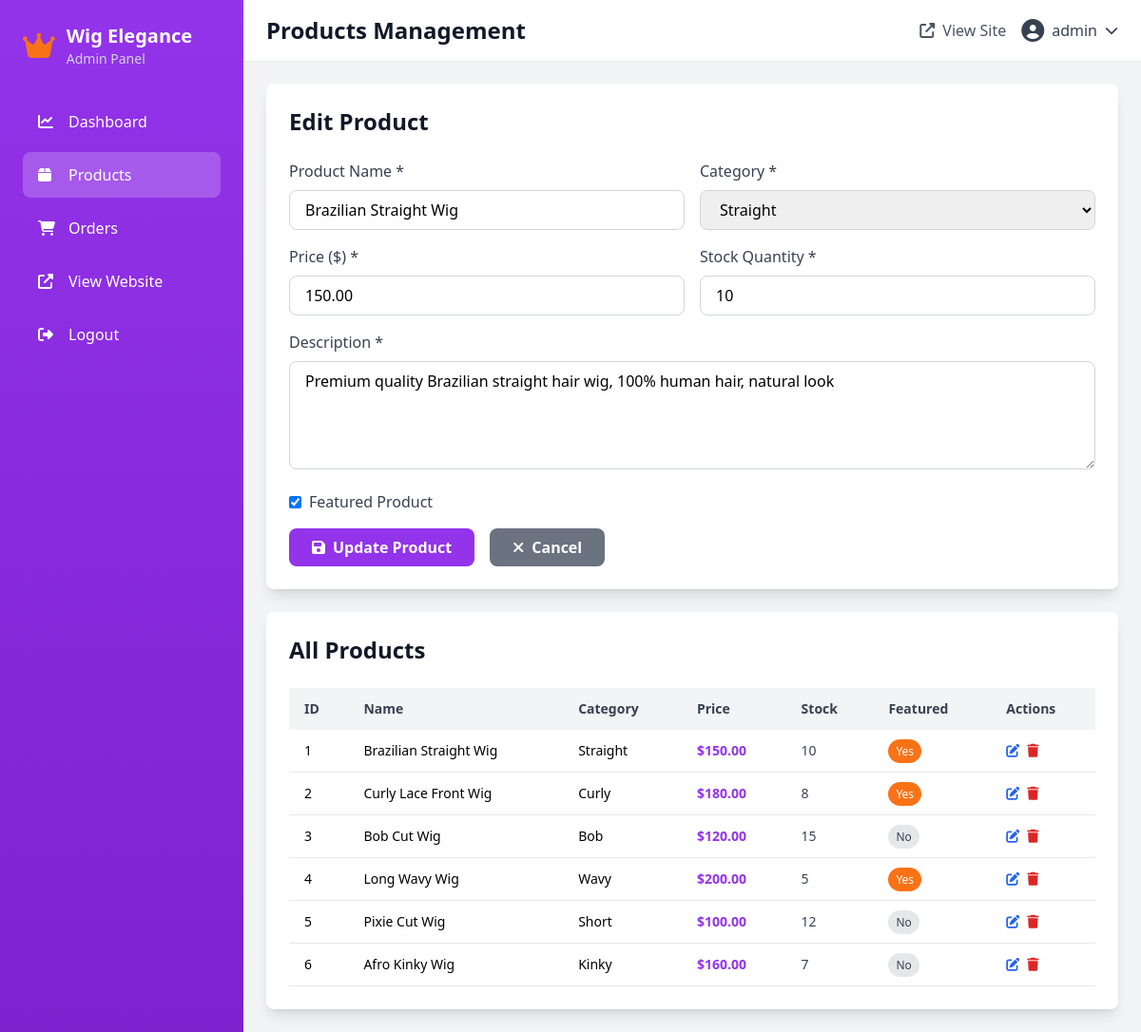
Screenshot of /admin/products.php?edit=1 (signed in) with the database file from the repository.
### tables this page shows
CREATE TABLE IF NOT EXISTS products (
    id INT AUTO_INCREMENT PRIMARY KEY,
    name VARCHAR(255) NOT NULL,
    description TEXT,
    price DECIMAL(10, 2) NOT NULL,
    image VARCHAR(255),
    category VARCHAR(100),
    stock INT DEFAULT 0,
    featured BOOLEAN DEFAULT FALSE,
    created_at TIMESTAMP DEFAULT CURRENT_TIMESTAMP,
    updated_at TIMESTAMP DEFAULT CURRENT_TIMESTAMP ON UPDATE CURRENT_TIMESTAMP
);

### config/config.php (called while the page is built, shortened)
<?php
function formatPrice($price) {
    return CURRENCY . number_format($price, 2);
}
?>

### admin/products.php (the view, shortened to what this page needs)
<?php
include 'includes/header.php';
$products = $conn->query("SELECT * FROM products ORDER BY created_at DESC")->fetch_all(MYSQLI_ASSOC);
$editProduct = null;
if (isset($_GET['edit'])) {
    $editId = intval($_GET['edit']);
    $stmt = $conn->prepare("SELECT * FROM products WHERE id=?");
    $stmt->bind_param("i", $editId);
    $stmt->execute();
    $editProduct = $stmt->get_result()->fetch_assoc();
}
?>
<div class="bg-white rounded-lg shadow-lg p-6 mb-6">
    <h2 class="text-2xl font-bold text-gray-900 mb-6">
        <?php echo $editProduct ? 'Edit Product' : 'Add New Product'; ?>
    </h2>
    <form method="POST" action="" class="space-y-4">
        <div class="grid grid-cols-1 md:grid-cols-2 gap-4">
            <div>
                <label class="block text-gray-700 font-medium mb-2">Product Name *</label>
                <input type="text" name="name" required
                       value="<?php echo $editProduct ? htmlspecialchars($editProduct['name']) : ''; ?>"
                       class="w-full px-4 py-2 border border-gray-300 rounded-lg focus:outline-none focus:ring-2 focus:ring-primary">
            </div>
            <div>
                <label class="block text-gray-700 font-medium mb-2">Category *</label>
                <select name="category" required
                        class="w-full px-4 py-2 border border-gray-300 rounded-lg focus:outline-none focus:ring-2 focus:ring-primary">
                    <option value="Straight" <?php echo ($editProduct && $editProduct['category'] === 'Straight') ? 'selected' : ''; ?>>Straight</option>
                </select>
            </div>
            <div>
                <label class="block text-gray-700 font-medium mb-2">Price ($) *</label>
                <input type="number" name="price" step="0.01" required
                       value="<?php echo $editProduct ? $editProduct['price'] : ''; ?>"
                       class="w-full px-4 py-2 border border-gray-300 rounded-lg focus:outline-none focus:ring-2 focus:ring-primary">
            </div>
            <div>
                <label class="block text-gray-700 font-medium mb-2">Stock Quantity *</label>
                <input type="number" name="stock" required
                       value="<?php echo $editProduct ? $editProduct['stock'] : ''; ?>"
                       class="w-full px-4 py-2 border border-gray-300 rounded-lg focus:outline-none focus:ring-2 focus:ring-primary">
            </div>
        </div>
        <div>
            <label class="block text-gray-700 font-medium mb-2">Description *</label>
            <textarea name="description" rows="4" required
                      class="w-full px-4 py-2 border border-gray-300 rounded-lg focus:outline-none focus:ring-2 focus:ring-primary"><?php echo $editProduct ? htmlspecialchars($editProduct['description']) : ''; ?></textarea>
        </div>
        <div>
            <label class="flex items-center cursor-pointer">
                <input type="checkbox" name="featured"
                       <?php echo ($editProduct && $editProduct['featured']) ? 'checked' : ''; ?>
                       class="mr-2">
                <span class="text-gray-700">Featured Product</span>
            </label>
        </div>
        <div class="flex space-x-4">
            <button type="submit"
                    class="bg-primary hover:bg-purple-700 text-white px-6 py-2 rounded-lg font-semibold transition duration-300">
                <i class="fas fa-save mr-2"></i><?php echo $editProduct ? 'Update Product' : 'Add Product'; ?>
            </button>
            <?php if ($editProduct): ?>
            <a href="products.php"
               class="bg-gray-500 hover:bg-gray-600 text-white px-6 py-2 rounded-lg font-semibold transition duration-300">
                <i class="fas fa-times mr-2"></i>Cancel
            </a>
            <?php endif; ?>
        </div>
    </form>
</div>
<div class="bg-white rounded-lg shadow-lg p-6">
    <h2 class="text-2xl font-bold text-gray-900 mb-6">All Products</h2>
    <div class="overflow-x-auto">
        <table class="w-full">
            <thead>
                <tr class="bg-gray-100">
                    <th class="px-4 py-3 text-left text-sm font-semibold text-gray-700">ID</th>
                    <th class="px-4 py-3 text-left text-sm font-semibold text-gray-700">Name</th>
                    <th class="px-4 py-3 text-left text-sm font-semibold text-gray-700">Category</th>
                    <th class="px-4 py-3 text-left text-sm font-semibold text-gray-700">Price</th>
                    <th class="px-4 py-3 text-left text-sm font-semibold text-gray-700">Stock</th>
                    <th class="px-4 py-3 text-left text-sm font-semibold text-gray-700">Featured</th>
                    <th class="px-4 py-3 text-left text-sm font-semibold text-gray-700">Actions</th>
                </tr>
            </thead>
            <tbody>
                <?php foreach ($products as $product): ?>
                <tr class="border-b border-gray-200 hover:bg-gray-50">
                    <td class="px-4 py-3 text-sm"><?php echo $product['id']; ?></td>
                    <td class="px-4 py-3 text-sm font-medium"><?php echo htmlspecialchars($product['name']); ?></td>
                    <td class="px-4 py-3 text-sm"><?php echo htmlspecialchars($product['category']); ?></td>
                    <td class="px-4 py-3 text-sm font-semibold text-primary"><?php echo formatPrice($product['price']); ?></td>
                    <td class="px-4 py-3 text-sm">
                        <span class="<?php echo $product['stock'] < 5 ? 'text-red-600 font-bold' : 'text-gray-700'; ?>">
                            <?php echo $product['stock']; ?>
                        </span>
                    </td>
                    <td class="px-4 py-3 text-sm">
                        <?php if ($product['featured']): ?>
                        <span class="px-2 py-1 bg-secondary text-white text-xs rounded-full">Yes</span>
                        <?php else: ?>
                        <span class="px-2 py-1 bg-gray-200 text-gray-700 text-xs rounded-full">No</span>
                        <?php endif; ?>
                    </td>
                    <td class="px-4 py-3 text-sm">
                        <div class="flex space-x-2">
                            <a href="?edit=<?php echo $product['id']; ?>"
                               class="text-blue-600 hover:text-blue-800">
                                <i class="fas fa-edit"></i>
                            </a>
                            <form method="POST" action="" class="inline" onsubmit="return confirm('Are you sure you want to delete this product?');">
                                <button type="submit" class="text-red-600 hover:text-red-800">
                                    <i class="fas fa-trash"></i>
                                </button>
                            </form>
                        </div>
                    </td>
                </tr>
                <?php endforeach; ?>
            </tbody>
        </table>
    </div>
</div>
<?php include 'includes/footer.php'; ?>

### assets/css/custom.css (style rules this page uses)
html { scroll-behavior: smooth; }

### rows the page displays
products: name "Brazilian Straight Wig", category "Straight", price "150.00", stock "10", description "Premium quality Brazilian straight hair wig, 100% human hair, natural look", featured "☑", id "1", price "$150.00", shows "Yes"
products: id "2", name "Curly Lace Front Wig", category "Curly", price "$180.00", stock "8", featured "Yes"
products: id "3", name "Bob Cut Wig", category "Bob", price "$120.00", stock "15", featured "No"
products: id "4", name "Long Wavy Wig", category "Wavy", price "$200.00", stock "5", featured "Yes"
products: id "5", name "Pixie Cut Wig", category "Short", price "$100.00", stock "12", featured "No"
products: id "6", name "Afro Kinky Wig", category "Kinky", price "$160.00", stock "7", featured "No"

### other values shown
SITE_NAME "Wig Elegance"
$pageTitle "Products Management"
$_SESSION['admin_username'] "admin"
